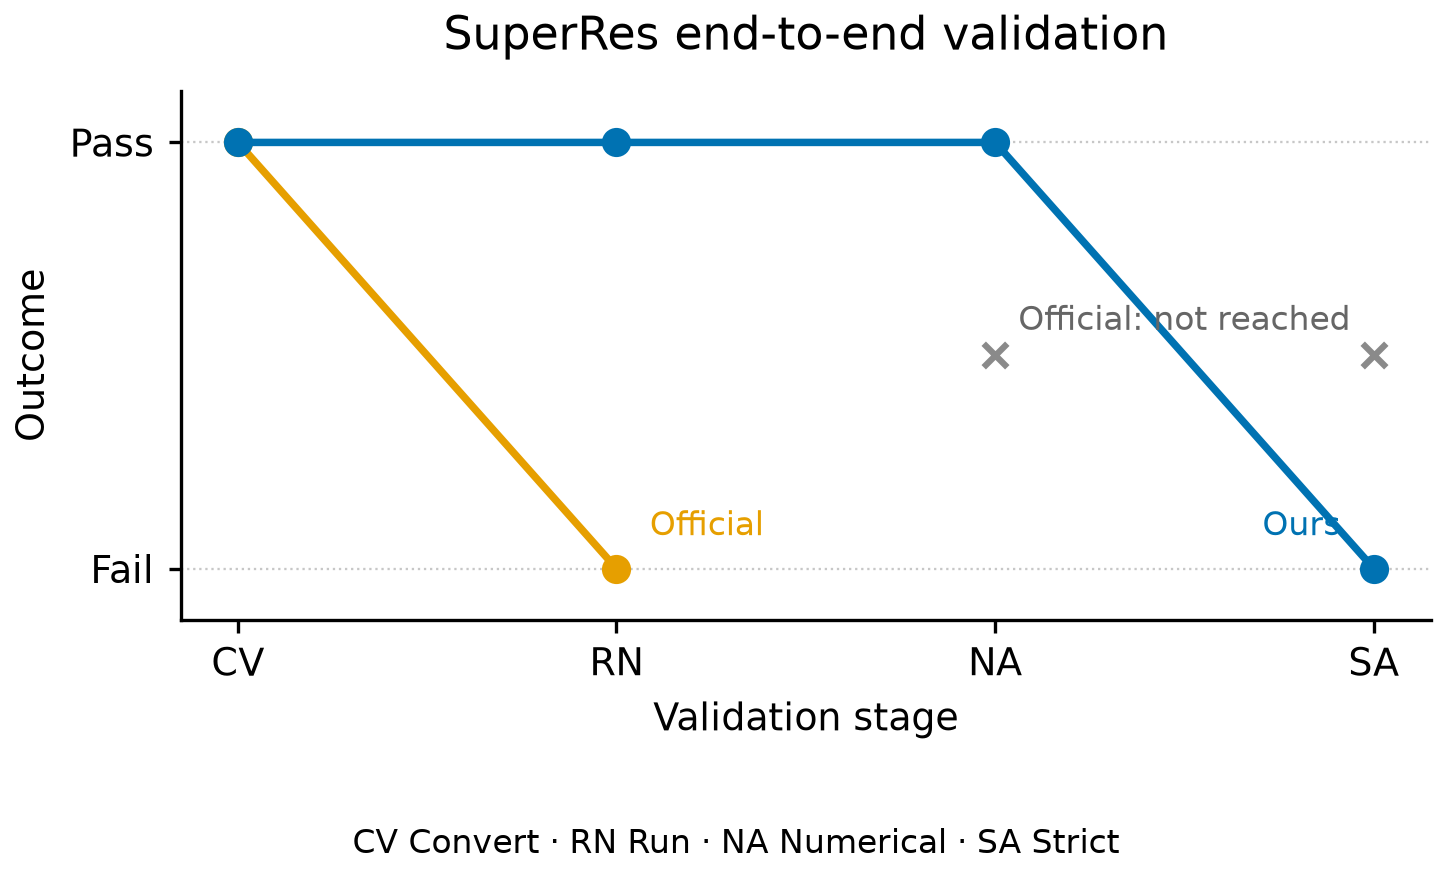

The Python source for this figure:
from __future__ import annotations

import csv
from pathlib import Path

import matplotlib

matplotlib.use("Agg")
import matplotlib.pyplot as plt
import numpy as np


ROOT = Path(__file__).resolve().parent
STAGES = ["CV", "RN", "NA", "SA"]
COLORS = {"Official": "#E69F00", "Ours": "#0072B2"}


def load() -> dict[str, list[float]]:
    rows = list(csv.DictReader((ROOT / "data.csv").open(encoding="utf-8")))
    result: dict[str, list[float]] = {}
    for method in COLORS:
        items = {row["stage"]: row["value"] for row in rows if row["method"] == method}
        result[method] = [float(items[stage]) if items[stage] else np.nan for stage in STAGES]
    return result


def main() -> None:
    plt.rcParams.update(
        {
            "font.family": "sans-serif",
            "font.sans-serif": ["DejaVu Sans", "Arial", "Helvetica"],
            "font.size": 9,
            "axes.titlesize": 11,
            "axes.titlepad": 10,
            "axes.labelsize": 9,
            "xtick.labelsize": 9,
            "ytick.labelsize": 9,
            "legend.fontsize": 8,
        }
    )
    data = load()
    x = np.arange(len(STAGES))
    fig, ax = plt.subplots(figsize=(5.0, 2.9))
    for method, values in data.items():
        ax.plot(
            x,
            values,
            color=COLORS[method],
            marker="o",
            markersize=6,
            linewidth=1.8,
            zorder=3,
        )
    ax.scatter(x[2:], [0.5, 0.5], marker="x", s=32, color="#8A8A8A", zorder=3)
    ax.text(2.5, 0.56, "Official: not reached", ha="center", color="#666666", fontsize=8)
    ax.annotate(
        "Official",
        xy=(1, 0),
        xytext=(8, 8),
        textcoords="offset points",
        color=COLORS["Official"],
        fontsize=8,
    )
    ax.annotate(
        "Ours",
        xy=(3, 0),
        xytext=(-8, 8),
        textcoords="offset points",
        ha="right",
        color=COLORS["Ours"],
        fontsize=8,
    )
    ax.set_xticks(x, STAGES)
    ax.set_yticks([0, 1], ["Fail", "Pass"])
    ax.set_xlim(-0.15, 3.15)
    ax.set_ylim(-0.12, 1.12)
    ax.set_xlabel("Validation stage")
    ax.set_ylabel("Outcome")
    ax.set_title("SuperRes end-to-end validation")
    ax.grid(axis="y", linestyle=":", linewidth=0.55, alpha=0.7)
    ax.spines[["top", "right"]].set_visible(False)
    ax.tick_params(direction="out", length=3)
    fig.text(0.51, -0.01, "CV Convert · RN Run · NA Numerical · SA Strict", ha="center", fontsize=8)
    fig.tight_layout(rect=(0, 0.07, 1, 1))
    fig.savefig(ROOT / "plot.png", dpi=300, bbox_inches="tight", pad_inches=0.05)


if __name__ == "__main__":
    main()
